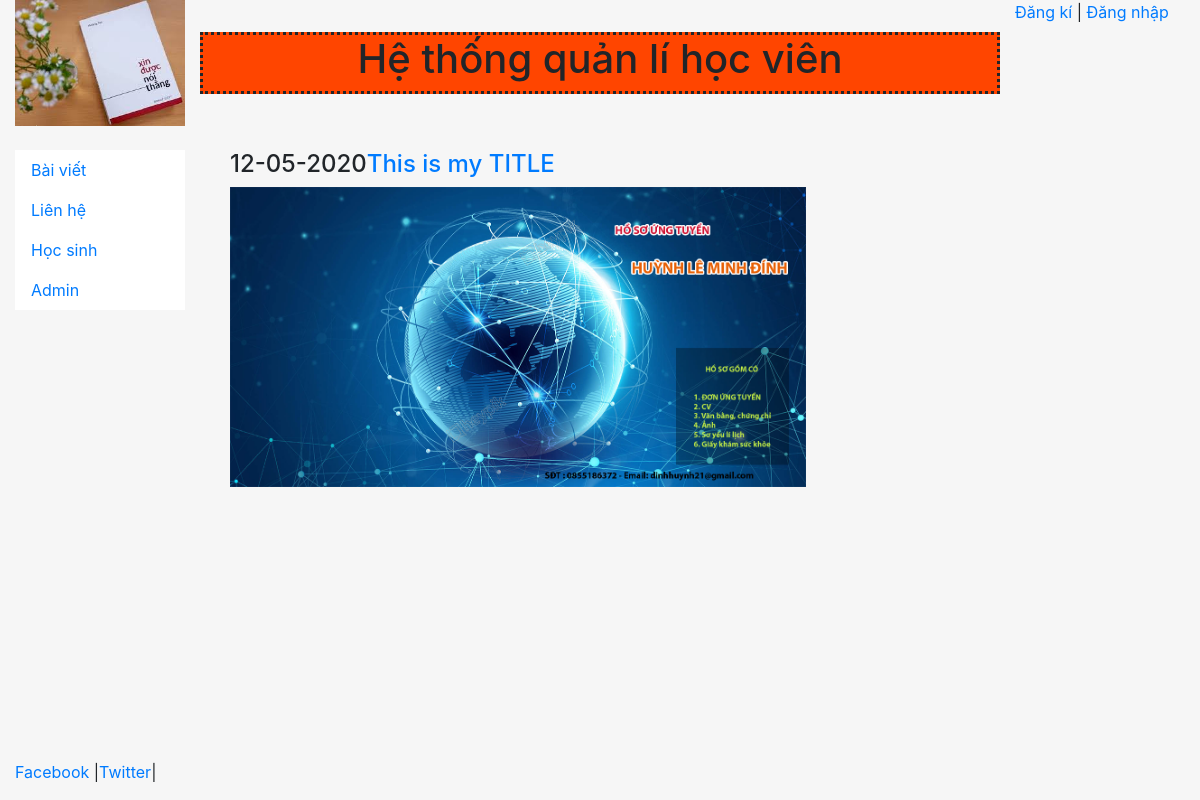
Screenshot of /blog/ with the database file from the repository.
### blog/models.py (models this page shows, shortened)
class Post(models.Model):
    objects = models.Manager()
    title = models.CharField(max_length=100)
    body = models.TextField()
    date = models.DateTimeField(auto_now_add=True)
    image = models.ImageField(null=True)

### blog/views.py (the view)
# urls.py: path('',views.PostListView.as_view(), name='blog'),
class PostListView(ListView): # thay thế cho hàm list ở trên
    queryset = Post.objects.all().order_by("-date")
    template_name = 'blog/blog.html'
    context_object_name = 'Posts'
    paginate_by = 10  #phân trang

### blog/templates/blog/blog.html (shortened to what this page needs)
{% extends "pages/base.html" %}
{% block content %}
{% for post in Posts %}
    <h4>{{post.date|date:"d-m-Y"}}<a href="/blog/{{post.id}}">{{post.title}}</a></h4>
    <img src="{{post.image.url}}" witdth="500px" height="300px" />
{% endfor %}
<br/>
{% endblock content %}

### home/templates/pages/base.html (style rules this page uses)
html, body { height: 100%; background: #f6f6f6; }

### rows the page displays
Post: date "12-05-2020", title "This is my TITLE", image (picture)
